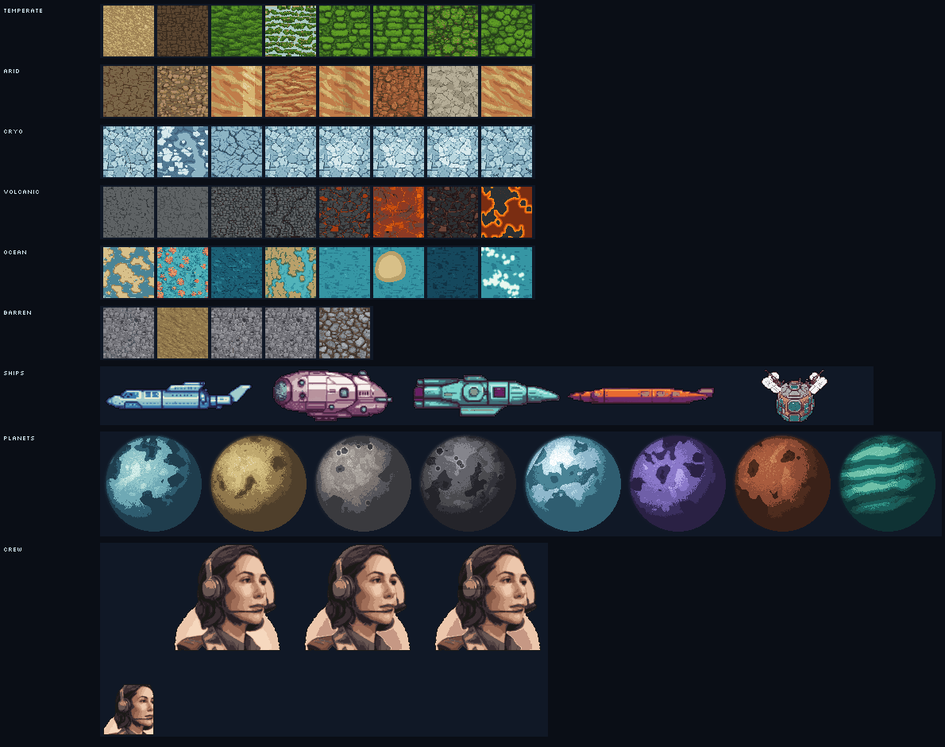
#> input picture qa/art_contact_sheet.png, 945 x 747 px, shrunk from 1190 x 940 before the run
$ python -i crop_prop.py   (imports and definitions only)
#> lines starting #> are read from the running program, lines starting #| are printed output that depends on the picture; after the words box and inside, x2 and y2 are one past the last pixel; in counts of white or black regions, pixels touching at a corner belong together
#!/usr/bin/env python3
"""Crop one isolated object out of a diffusion prop sheet and pixelize it.

The Pixel Art XL model often answers "single boulder" with a sheet of many
boulders.  gen_asset.py then keeps the whole sheet, which reads as a noisy
square when placed on the map.  This script keys the border colour, finds the
largest interior connected component, crops it with padding, and hands it to
pixelize.py so the result is one 64px prop with the biome palette and outline.

Usage:
  crop_prop.py raw.png out.png --palette "$P_TEMP" --outline 16,20,14
"""

from __future__ import annotations

import argparse
import subprocess
import sys
from pathlib import Path

import numpy as np
from PIL import Image
from scipy import ndimage


def border_colour(im: Image.Image, band: int = 8) -> np.ndarray:
    a = np.asarray(im.convert("RGB"), dtype=np.int32)
    edges = np.concatenate([
        a[:band, :, :].reshape(-1, 3),
        a[-band:, :, :].reshape(-1, 3),
        a[:, :band, :].reshape(-1, 3),
        a[:, -band:, :].reshape(-1, 3),
    ])
    return np.median(edges, axis=0)


def crop_one(src: Path, dst: Path) -> None:
#> called with src = '../qa/art_contact_sheet.png', dst = 'out.png'
    im = Image.open(src).convert("RGB")
    a = np.asarray(im, dtype=np.int32)
    bg = border_colour(im)
#> bg = [10, 14, 22]
    mask = np.sqrt(((a - bg) ** 2).sum(axis=2)) > 32.0
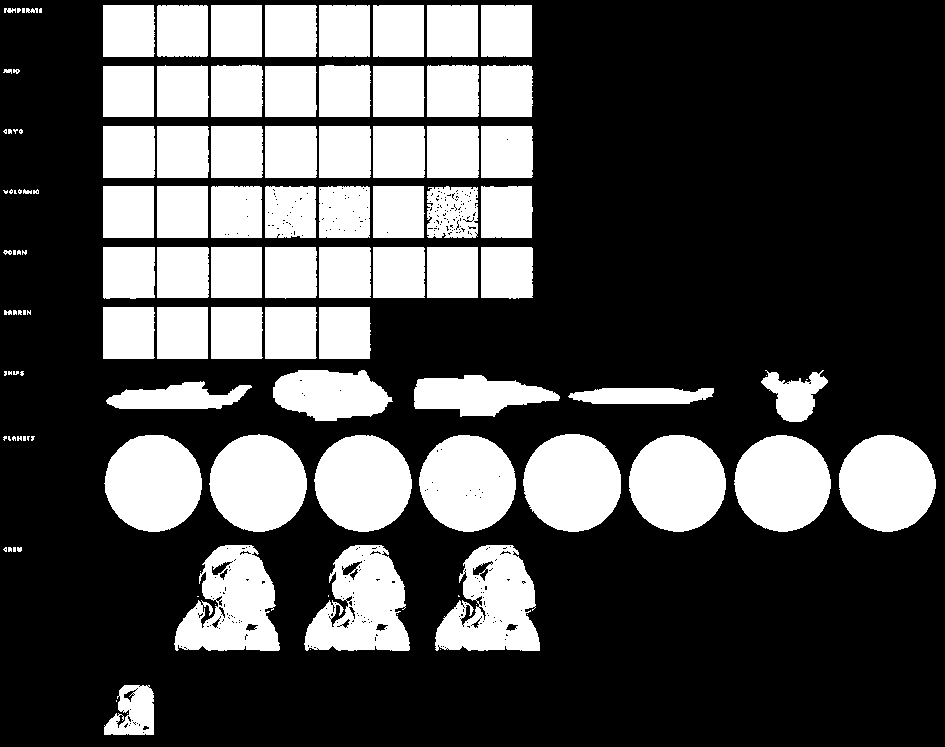
#> mask: shape (747, 945) bool; 30.8% white; 117 white regions (45 under 20 px), largest, box (x1, y1, x2, y2) and area: (523, 434, 621, 532) 7541, (209, 434, 307, 532) 7419, (104, 435, 202, 532) 7408
    mask = ndimage.binary_opening(mask, iterations=1)
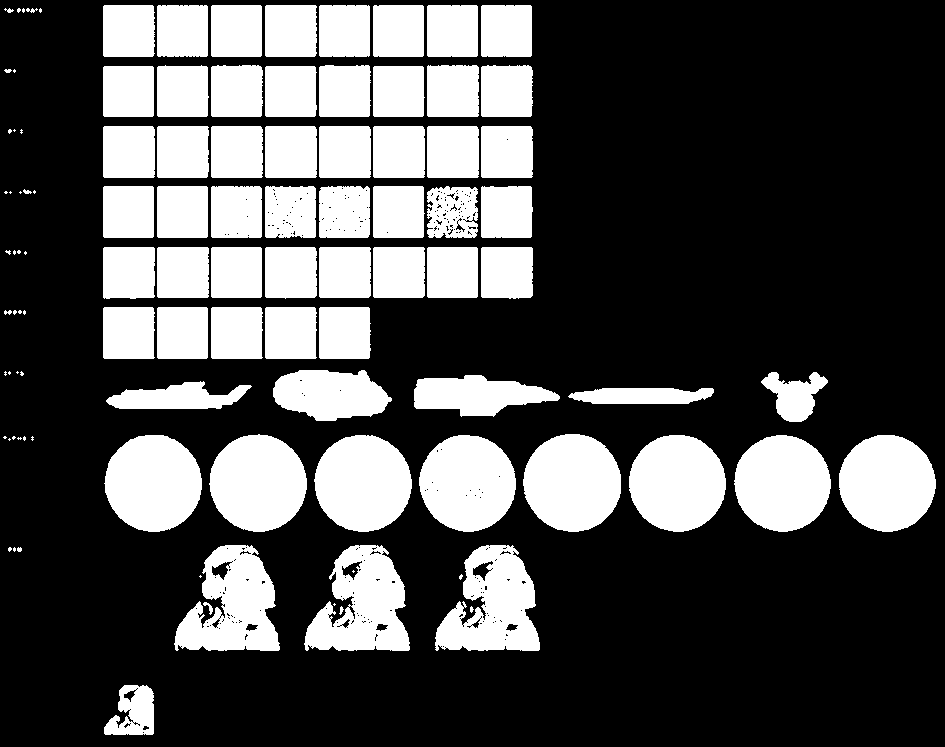
#> mask: shape (747, 945) bool; 30.6% white; 105 white regions (35 under 20 px), largest, box (x1, y1, x2, y2) and area: (523, 434, 621, 532) 7537, (209, 434, 307, 532) 7419, (104, 435, 202, 532) 7408
    labels, count = ndimage.label(mask, structure=np.ones((3, 3)))
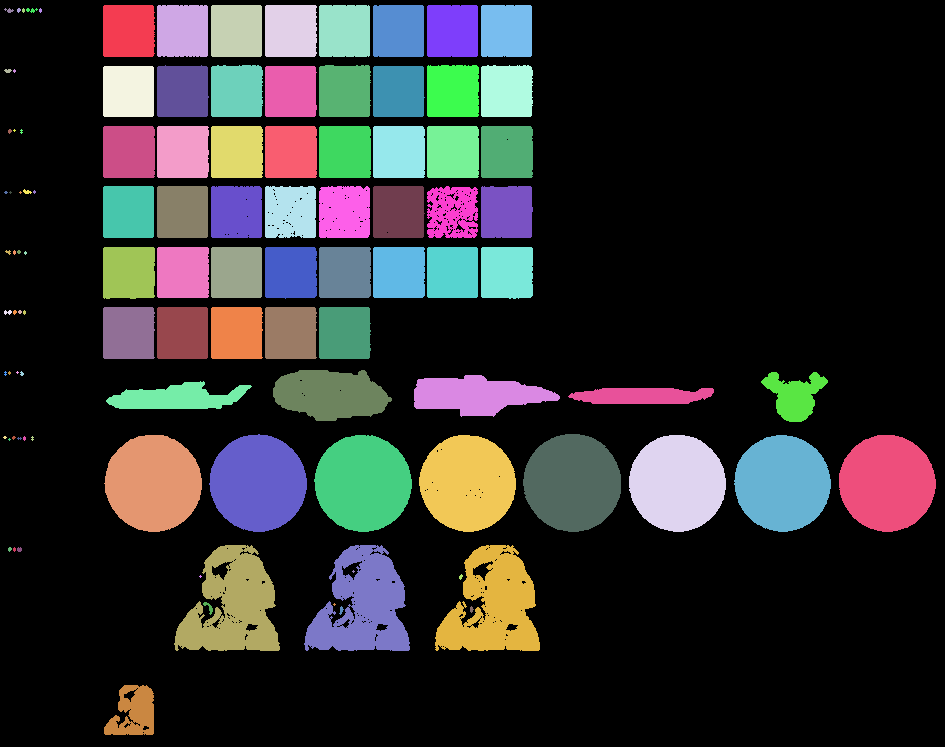
#> labels: shape (747, 945) int32; 106 distinct labels, from 0 to 105; one colour per label, 0 black
#> count = 105
    if count == 0:
        raise SystemExit(f"no foreground found in {src}")

    h, w = mask.shape
#> h = 747; w = 945
    best = None
    fallback = None
    for i in range(1, count + 1):
        ys, xs = np.where(labels == i)
        if len(xs) < 80:
            continue
        x0, x1 = int(xs.min()), int(xs.max())
        y0, y1 = int(ys.min()), int(ys.max())
        touches = x0 <= 1 or y0 <= 1 or x1 >= w - 2 or y1 >= h - 2
        area = len(xs)
        candidate = (area, x0, y0, x1, y1)
        if touches:
            if fallback is None or area > fallback[0]:
                fallback = candidate
        else:
            if best is None or area > best[0]:
                best = candidate
#> this loop made 105 passes
#> (x0, x1, y0, y1, area, best) on passes 1, 4, 24, 69, 78, 79: (103, 154, 5, 56, 2666, (2666, 103, 5, 154, 56)), (265, 316, 5, 56, 2671, (2671, 265, 5, 316, 56)), (103, 154, 126, 177, 2693, (2693, 103, 126, 154, 177)), (273, 391, 370, 420, 4556, (4556, 273, 370, 391, 420)), (209, 306, 434, 531, 7419, (7419, 209, 434, 306, 531)), (523, 620, 434, 531, 7537, (7537, 523, 434, 620, 531))
#> (x0, x1, y0, y1, area, candidate) on passes 2, 3, 5, 6, 7, 8: (157, 207, 5, 56, 2629, (2629, 157, 5, 207, 56)), (211, 261, 5, 56, 2648, (2648, 211, 5, 261, 56)), (319, 369, 5, 56, 2640, (2640, 319, 5, 369, 56)), (373, 423, 5, 56, 2645, (2645, 373, 5, 423, 56)), (427, 477, 5, 56, 2645, (2645, 427, 5, 477, 56)), (481, 531, 5, 56, 2643, (2643, 481, 5, 531, 56))
    pick = best or fallback
#> pick = (7537, 523, 434, 620, 531)
    if pick is None:
        raise SystemExit(f"no suitable component in {src}")
    _, x0, y0, x1, y1 = pick
    bw, bh = x1 - x0 + 1, y1 - y0 + 1
#> bw = 98; bh = 98
    pad = int(max(bw, bh) * 0.12)
#> pad = 11
    side = max(bw, bh) + pad * 2
#> side = 120
    cx, cy = (x0 + x1) // 2, (y0 + y1) // 2
#> cx = 571; cy = 482
    left = max(0, cx - side // 2)
#> left = 511
    top = max(0, cy - side // 2)
#> top = 422
    right = min(w, left + side)
#> right = 631
    bottom = min(h, top + side)
#> bottom = 542
    left = max(0, right - side)
    top = max(0, bottom - side)
    crop = im.crop((left, top, right, bottom))
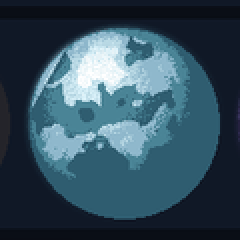
#> crop: PIL image 120x120 RGB (shown 2 times larger); mean R, G, B 52.1, 78.2, 93.4
    crop.save(dst)
#> (the run stopped early here; a loop or call above may not have finished)
